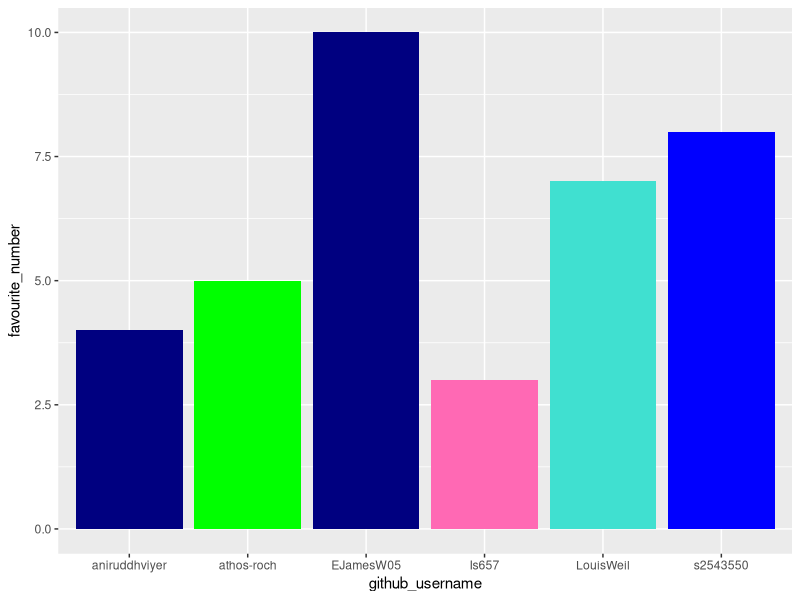
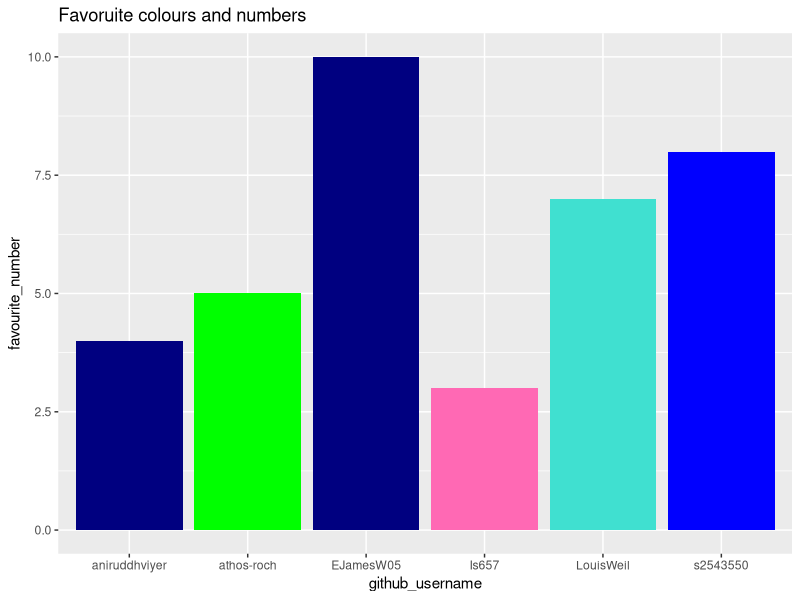
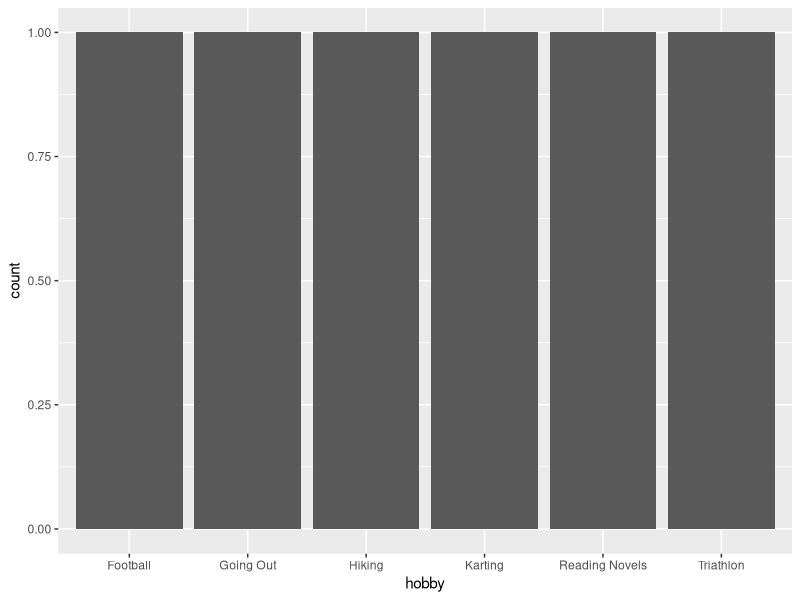

These charts were generated, in order, by the following R code:
## ---- chunk 1
library(tidyverse) 
## ---- chunk 2
team_data <- tibble(
  name = c("Louis Newton", "Ethan Wood", "Athos Rocha", 
           "Lucas Smith", "Jake Cullen", "Aniruddh Iyer"),
  github_username = c("LouisWeil", "EJamesW05", "athos-roch", 
                      "Is657", "s2543550", "aniruddhviyer"), 
  colour = c("turquoise", "navyblue", "green", 
             "hotpink", "blue", "navyblue"),
  hobby = c("Triathlon", "Reading Novels", "Karting", 
            "Going Out", "Football", "Hiking"),
  favourite_number = c(7, 10, 5, 3, 8, 4)
  )

team_data
## ---- chunk 3
p1 <- ggplot(data = team_data, 
             mapping = aes(x = github_username, 
                           y = favourite_number,
                           fill = colour), 
             ) +
   geom_col() +
   scale_fill_identity()
p1
## ---- chunk 4
p1 + labs(x = "github_username", 
          y = "favourite_number",
          title = "Favoruite colours and numbers")
## ---- chunk 5
p2 <- ggplot(team_data, aes(x = hobby)) +
  geom_bar()
p2
